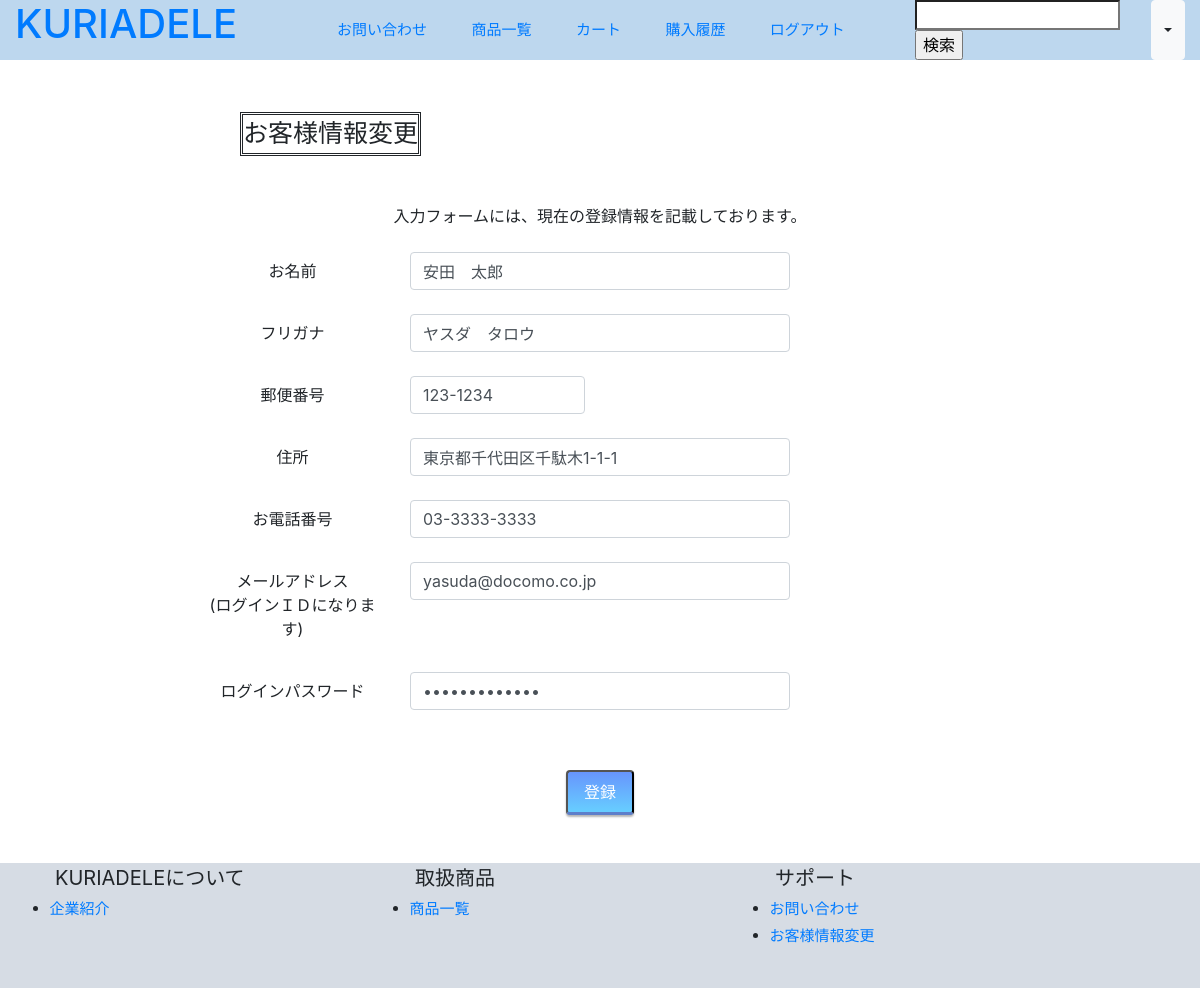
Page /login_change.php (signed in) on the committed database.
### tables this page shows
CREATE TABLE `customers` (
  `id` int(11) NOT NULL AUTO_INCREMENT,
  `name` varchar(255) NOT NULL,
  `kana_name` varchar(255) NOT NULL,
  `postal_code` varchar(255) NOT NULL,
  `address` varchar(255) NOT NULL,
  `tel` varchar(255) NOT NULL,
  `email_address` varchar(255) NOT NULL,
  `password` varchar(255) NOT NULL,
  `created_at` timestamp NOT NULL DEFAULT CURRENT_TIMESTAMP ON UPDATE CURRENT_TIMESTAMP,
  PRIMARY KEY (`id`),
  UNIQUE KEY `email_address` (`email_address`)
);

### login_change.php (called while the page is built, shortened)
<?php
    require_once 'daos/customer_dao.php';
    $login_customer = $_SESSION['login_customer'];
    $customer = CustomerDAO::get_customer_by_id($login_customer->id);
    include_once 'views/login_change_view.php';
?>

### daos/customer_dao.php (called while the page is built, shortened)
<?php
    class CustomerDAO extends DAO{
        public static function get_customer_by_id($id){
            $pdo = null;
            $stmp = null;
            try{
                $pdo = self::get_connection();
                $stmt = $pdo->prepare('SELECT * FROM customers WHERE id=:id');
                $stmt->bindParam(':id', $id , PDO::PARAM_INT);
                $stmt->execute();
                $stmt->setFetchMode(PDO::FETCH_CLASS|PDO::FETCH_PROPS_LATE, 'Customer');
                $customer = $stmt->fetch();
                return $customer;
            }catch(PDOException $e){
                return null;
            }finally{
                self::close_connection($pdo, $stmp);
            }
        }
    }
?>

### views/login_change_view.php (the view, shortened to what this page needs)
<!doctype html>
<html lang='ja'>
    <head>
        <link rel='stylesheet' href='index.css'>
        <link rel="stylesheet" href="https://stackpath.bootstrapcdn.com/bootstrap/4.5.2/css/bootstrap.min.css">
    </head>
    <body>
       <div class='container-fluid header fixed-top'>
            <div class='row'>
                <span class='col-lg-2 col-md-2 col-auto'>
                    <a href='mypage.php'><h1>KURIADELE</h1></a>
                </span>
                <span class='col-lg-7 col-md-5 d-none d-lg-block span_a'>
                    <a href='login_contact.php' class='span_b'>お問い合わせ</a>
                    <a href='login_product.php' class='span_b'>商品一覧</a>
                    <a href='cart.php' class='span_b'>カート</a>
                    <a href='purchases.php' class='span_b'>購入履歴</a>
                    <a href='logout.php' class='span_b'>ログアウト</a>
                </span>
                <div class='col-lg-3 col-md-5 col-auto span_c'>
                    <form method='GET' action='login_search.php'>
                        <input type='search' name='name' size='15'/>
                        <input type='submit' value='検索'/>
                    </form>
                    <button type="button" class="btn btn-light dropdown-toggle d-none d-sm-block" data-toggle="dropdown"></button>
                </div>
            </div>
        </div>
        <p class='body'>
            <p class='customer'>お客様情報変更</p>
            <p class='message'>入力フォームには、現在の登録情報を記載しております。</p>
            <form method='POST' action='login_update.php'>
                <div class='customer_information form-group row '>
                    <label class='offset-lg-2 col-lg-2 col-form-label'>お名前</label>
                        <div class="col-lg-4 col-12">
                            <input type='text' name='name' class='form-control' value='<?= $customer->name ?>'/>
                        </div>
                </div>
                <div class='customer_information form-group row'>
                     <label class='offset-lg-2 col-lg-2 col-form-label'>フリガナ</label>
                        <div class="col-lg-4 col-12">
                            <input type='text' name='kana_name' class='form-control' value='<?= $customer->kana_name ?>'/>
                        </div>
                </div>
                <div class='customer_information form-group row'>
                    <label class='offset-lg-2 col-lg-2 col-form-label'>郵便番号</label>
                        <div class="col-lg-2 col-4">
                            <input type='text' name='postal_code' class='form-control' value='<?= $customer->postal_code ?>'/>
                        </div>
                </div>
                <div class='customer_information form-group row'>
                    <label class='offset-lg-2 col-lg-2 col-form-label'>住所</label>
                        <div class="col-lg-4 col-12">
                            <input type="text" name="address" class='form-control' value='<?= $customer->address ?>'/>
                        </div>
                </div>
                <div class='customer_information form-group row'>
                     <label class='offset-lg-2 col-lg-2 col-form-label'>お電話番号</label>
                        <div class="col-lg-4 col-12">
                            <input type='text' name='tel' class='form-control' value='<?= $customer->tel ?>'/>
                        </div>
                </div>
                <div class='customer_information form-group row'>
                     <label class='offset-lg-2 col-lg-2 col-form-label sign_up'>メールアドレス<br>(ログインＩＤになります)</label>
                        <div class="col-lg-4 col-12">
                            <input type='text' name='email_address' class='form-control' value='<?= $customer->email_address ?>'/>
                        </div>
                </div>
                <div class='customer_information form-group row'>
                     <label class='offset-lg-2 col-lg-2 col-form-label sign_up'>ログインパスワード</label>
                        <div class='col-lg-4 col-12'>
                            <input type='password' name='password' class='form-control' value='5文字以上でお願いします。'/>
                        </div>
                </div>
                <div class='top_d'>
                    <input type='submit' value='登録' class='btn-gradient'/>
                </div>
            </form>
        </p>
        <div class='container-fluid footer'>
            <div class='row'>
                <ul><span class='col-lg-4'>KURIADELEについて</span><br>
                    <li><a href='login_company.php'>企業紹介</a></li>
                </ul>
                <ul><span class='col-lg-4'>取扱商品</span>
                    <li><a href='login_product.php'>商品一覧</a></li>
                </ul>
                <ul><span class='col-lg-4'>サポート</span>
                    <li><a href='login_contact.php'>お問い合わせ</a></li>
                    <li><a href='login_change.php'>お客様情報変更</a></li>
                </ul>
            </div>
        </div>
    </body>
</html>

### index.css (style rules this page uses)
.header { position:fixed; background-color: #BDD7EE; align-items: center; }
.span_a { font-size: 15px; text-align: right; margin: auto; }
.span_b { text-align: right; margin-right: 6%; }
.span_c { text-align: left; margin: auto; display: flex; }
.top_d { text-align: center; margin-top: 5%; }
.body { padding: 4%; }
.customer { display: inline-block; font-size: 25px; border: double; margin-left: 20%; margin-bottom: 1%; text-align: center; }
.customer_information { position: relative; text-align: center; margin-top: 2%; }
.sign_up { margin-left: 1%; }
.message { margin-top: 3%; text-align: center; }
.btn-gradient { display: inline-block; padding: 0.5em 1em; text-decoration: none; border-radius: 4px; color: #ffffff; background-image: linear-gradient(#6795fd 0%, #67ceff 100%); box-shadow: 0px 2px 2px rgba(0, 0, 0, 0.29); border-bottom: solid 3px #5e7fca; margin-left: 0%; }
.footer { background-color: #D6DCE4; margin-top: 4%; padding-bottom: 2%; }
ul { width: 30%; font-size: 20px; }
li { font-size: 15px; margin-top: 5px; margin-left: 3%; }
.form-group { margin-bottom: 3%; }

### rows in the picture
customers: name "安田 太郎", kana_name "ヤスダ タロウ", postal_code "123-1234", address "東京都千代田区千駄木1-1-1", tel "03-3333-3333", email_address "yasuda@docomo.co.jp"
